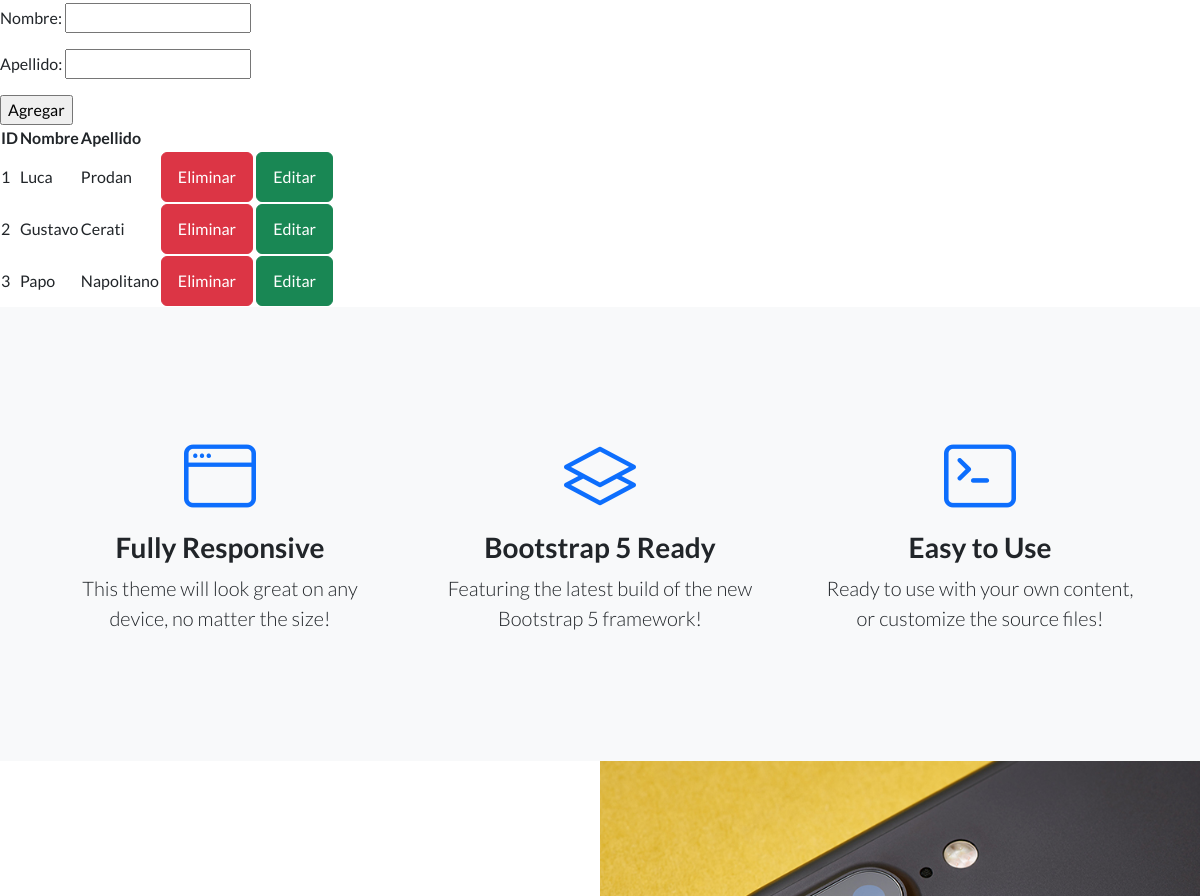
/App1/vocalista/ (signed in, middle part), run on an earlier commit of the app's database.
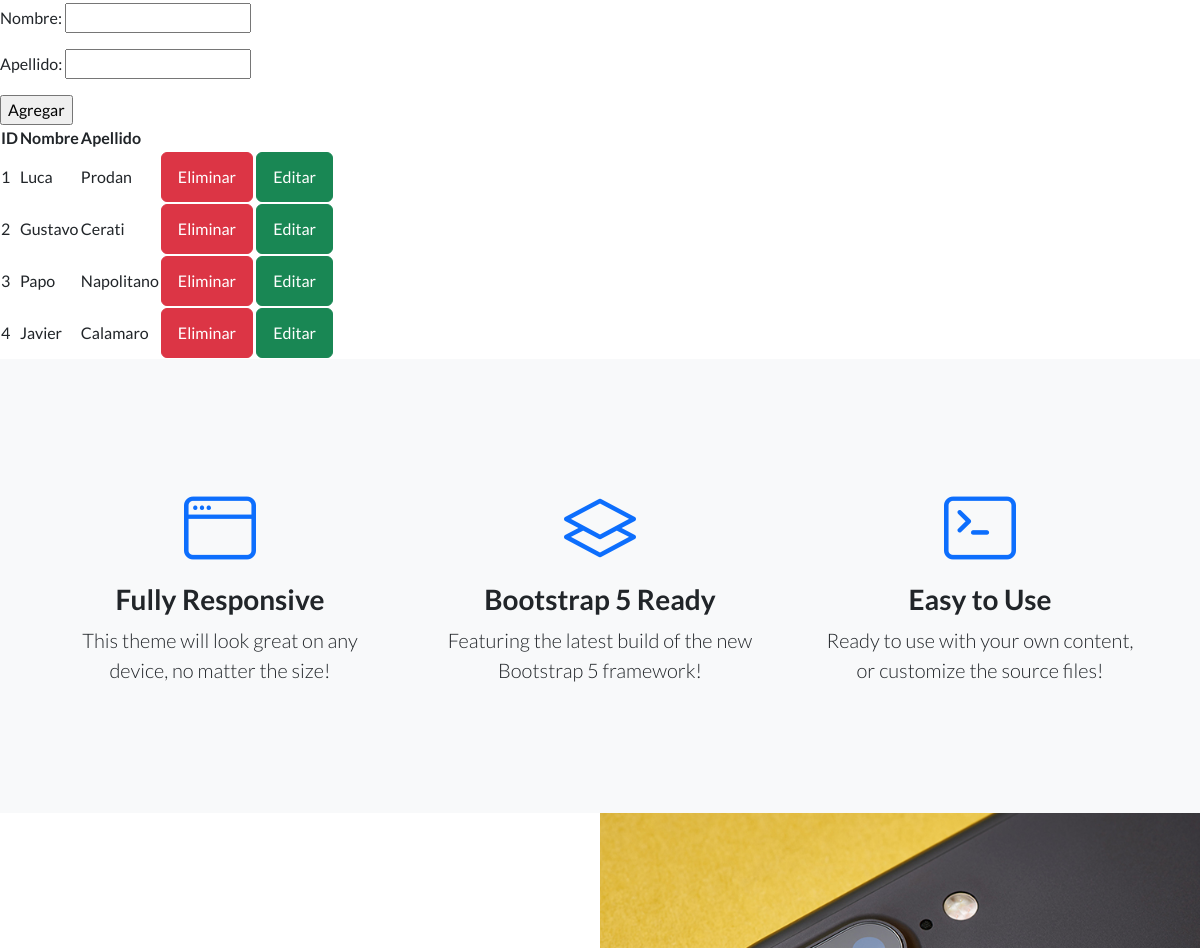
And on a later commit of the database.
### App1/models.py (models this page shows, shortened)
class Vocalista(models.Model):
    nombre=models.CharField(max_length=50)
    apellido=models.CharField(max_length=50)

### App1/views.py (the view)
# urls.py: path('vocalista/', vocalista, name="vocalista"),
@login_required
def vocalista(request):
        if request.method == "POST":
         form = VocalistaForm(request.POST)
         if form.is_valid():
            vocalista = Vocalista()
            vocalista.nombre = form.cleaned_data['nombre']
            vocalista.apellido = form.cleaned_data['apellido']
            vocalista.save()
            form = VocalistaForm()
        else:
          form = VocalistaForm()
        vocalista= Vocalista.objects.all()
        contex = {"vocalista": vocalista,"form": form}
        return render(request,'App1/vocalista.html', contex)

### App1/forms.py
class VocalistaForm(forms.Form):
    nombre=forms.CharField(max_length=50)
    apellido=forms.CharField(max_length=50)

### App1/templates/App1/vocalista.html (shortened to what this page needs)
{% extends "App1/padre.html" %}
{% load static %}
{% block contenido_que_cambia %}
    <form action="" method="post">
        {{ form.as_p }}
               <input type="submit" value="Agregar">
    </form>
    <table>
        <thead>
            <tr>
                <th>ID</th>
                <th>Nombre</th>
                <th>Apellido</th>
            </tr>
        </thead>
        <tbody>
            {% for vocalista in vocalista %}
            <tr>
                <td>
                    {{ vocalista.id }}
                </td>
                <td>
                    {{ vocalista.nombre }}
                </td>
                <td>
                    {{ vocalista.apellido }}
                </td>
                <td>
                    <a class="btn btn-danger", href="{% url 'eliminarVocalista' vocalista.id %}"> Eliminar </a>
                    <a class="btn btn-success", href="{% url 'editarVocalista' vocalista.id %}"> Editar</a>
                </td>
            </tr>
            {% endfor %}
        </tbody>
    </table>
{% endblock %}

What changed in the data, as far as the page shows it:
added Vocalista: id "4", nombre "Javier", apellido "Calamaro"
